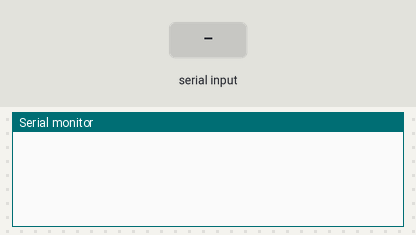
A sketch run on a simulated ESP32. Shown: the last lines printed to the serial monitor. The test bench sets the inputs (shaded band). Random numbers use the default seed unless the sketch sets one.

Above: at 2.2 s.
2.3 s: "avg\n" received over Serial
At 2.8 s:
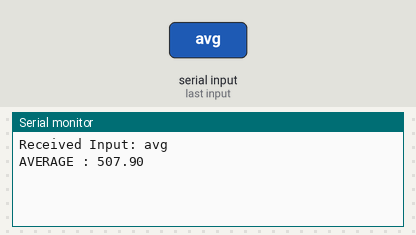
3.8 s: "1\n" received over Serial
At 5.2 s:
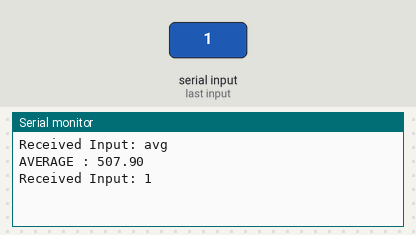

The sketch:

HARDWARE_INTERRUPT_BUFFER_TASK.ino
```cpp
#if CONFIG_FREERTOS_UNICORE
  static const BaseType_t app_cpu = 0;
#else
  static const BaseType_t app_cpu = 1;
#endif

#define BUFFER_SIZE 10

hw_timer_t *timer = NULL;
static volatile uint16_t val;
static SemaphoreHandle_t bin_sem = NULL;
volatile int buffer[BUFFER_SIZE]; // Buffer to store 10 values
volatile int head = 0;            // Head pointer for the buffer
volatile int i = 0;               // Initialize index
volatile int data;
volatile float average = 0;       // Initialize average
char receivedData[100];

static portMUX_TYPE spinlock = portMUX_INITIALIZER_UNLOCKED;

void IRAM_ATTR onTimer()
{
    portENTER_CRITICAL_ISR(&spinlock);
    buffer[head] = random(1, 1001); // Random number from 1 to 1000
    head = (head + 1) % BUFFER_SIZE; // Move the head to the next position in the buffer

    // Check if the buffer is full
    if (head == 0) {
        xSemaphoreGiveFromISR(bin_sem, NULL);
    }
    portEXIT_CRITICAL_ISR(&spinlock);
}

void task1(void *parameters)
{
    while(1)
    {
        xSemaphoreTake(bin_sem, portMAX_DELAY);
        portENTER_CRITICAL(&spinlock);

        // Calculate the average of the values in the buffer
        data = 0;
        for (int j = 0; j < BUFFER_SIZE; j++)
        {
            data += buffer[j];
        }

        average = (float)data / BUFFER_SIZE; // Compute average
        portEXIT_CRITICAL(&spinlock);

        //Serial.print("Average calculated: ");
        //Serial.println(average); // Print average for verification
        vTaskDelay(100 / portTICK_PERIOD_MS); // Task delay
    }
}

void task2(void *parameters)
{
    while (1)
    {
        while (Serial.available() > 0)
        {
            char c = Serial.read();
            if (c == '\n' || c == '\r')
            {
                if (i > 0) {
                    receivedData[i] = '\0'; // Null-terminate the string
                    Serial.print("Received Input: ");
                    Serial.println(receivedData);

                    if (strcmp(receivedData, "avg") == 0) {
                        Serial.print("AVERAGE : ");
                        Serial.println(average);
                    }

                    i = 0; // Reset index for next input
                    memset(receivedData, 0, sizeof(receivedData));
                }
            }
            else
            {
                if (i < sizeof(receivedData) - 1)
                {
                    receivedData[i++] = c;
                }
            }
        }
        vTaskDelay(100 / portTICK_PERIOD_MS); // Task delay
    }
}

void setup() {
    Serial.begin(115200);
    randomSeed(analogRead(0));
    vTaskDelay(1000 / portTICK_PERIOD_MS);
    Serial.println();

    bin_sem = xSemaphoreCreateBinary();

    if (bin_sem == NULL)
    {
        Serial.println("COULD NOT CREATE SEMAPHORE");
        ESP.restart();
    }

    xTaskCreatePinnedToCore(
        task1,
        "Calculate Average",
        2048,
        NULL,
        1,
        NULL,
        app_cpu
    );

    xTaskCreatePinnedToCore(
        task2,
        "Echo Input",
        2048,
        NULL,
        1,
        NULL,
        app_cpu
    );

    // Initialize hardware timer with frequency (1 MHz -> 1 tick = 1 microsecond)
    timer = timerBegin(1000000);  // Set frequency to 1 MHz

    // Attach the timer interrupt handler
    timerAttachInterrupt(timer, &onTimer);

    // Set the alarm to trigger every 1 second (1000000 microseconds) with auto-reload enabled
    timerAlarm(timer, 100000, true, 0); // Change the period to 1 second

    // Start the timer
    timerStart(timer);
}

void loop() {
    // Main loop can remain empty as everything is handled by the timer interrupt
}
```

Measured:
- after the input at 2.3 s, the serial monitor: prints a new line at once (image 1)
- after the input at 3.8 s, the serial monitor: prints a new line at once (image 2)
